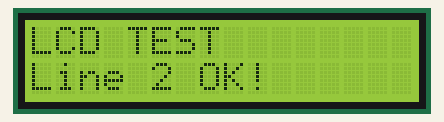
Simulated run of this sketch. Board: Arduino Uno, built with avr-gcc and run on an emulated ATmega328P. Parts: 16×2 character LCD. What the sketch prints to the serial monitor is not drawn.

Above: at 0.3 s.
At 2.3 s:
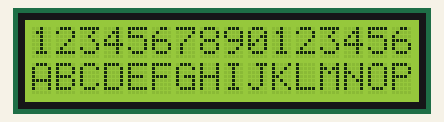
At 4.3 s:
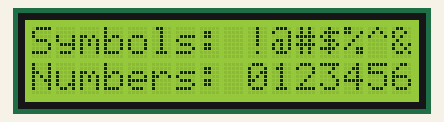
At 6.4 s:
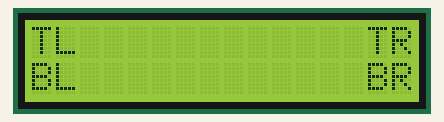
At 8.45 s:
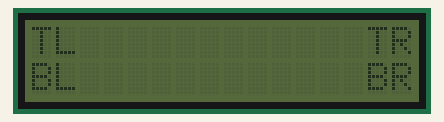
At 10.2 s:
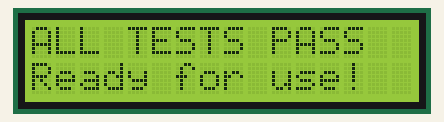

Measured:
- by itself, everything shown: repeats every 12.9 s, in 11 steps
- what the display in image 0 shows lasts 2.1 s, from 0.2 s to 2.3 s
- what the display in image 5 shows lasts 3.1 s, from 10.1 s to 13.2 s

The sketch:

test_display.ino
```cpp
/*
 * TEST: LCD I2C Display
 *
 * Purpose: Verify LCD wiring and I2C address
 */

#include <Wire.h>
#include <LiquidCrystal_I2C.h>

// ⚠️ TRY BOTH ADDRESSES: 0x27 or 0x3F
#define LCD_ADDRESS 0x27

LiquidCrystal_I2C lcd(LCD_ADDRESS, 16, 2);

void setup() {
  Serial.begin(9600);
  Serial.println("=== LCD I2C TEST ===");

  // Scan for I2C devices
  Serial.println("Scanning I2C bus...");
  Wire.begin();
  byte count = 0;

  for (byte i = 1; i < 127; i++) {
    Wire.beginTransmission(i);
    if (Wire.endTransmission() == 0) {
      Serial.print("Found device at 0x");
      if (i < 16) Serial.print("0");
      Serial.println(i, HEX);
      count++;
    }
  }

  if (count == 0) {
    Serial.println("ERROR: No I2C devices found!");
    Serial.println("Check wiring: SDA=A4, SCL=A5");
  } else {
    Serial.print("Found ");
    Serial.print(count);
    Serial.println(" device(s)");
  }
  Serial.println();

  Serial.println("Initializing LCD...");
  lcd.init();
  lcd.backlight();
  lcd.clear();

  Serial.println("If LCD is blank:");
  Serial.println("1. Try address 0x3F instead of 0x27");
  Serial.println("2. Adjust contrast pot on I2C module");
  Serial.println("3. Check I2C connections");
  Serial.println();
}

void loop() {
  // Test 1: Simple text
  lcd.clear();
  lcd.setCursor(0, 0);
  lcd.print("LCD TEST");
  lcd.setCursor(0, 1);
  lcd.print("Line 2 OK!");
  Serial.println("Display: Test 1 - Simple text");
  delay(2000);

  // Test 2: Full width
  lcd.clear();
  lcd.setCursor(0, 0);
  lcd.print("1234567890123456");
  lcd.setCursor(0, 1);
  lcd.print("ABCDEFGHIJKLMNOP");
  Serial.println("Display: Test 2 - Full width (16 chars)");
  delay(2000);

  // Test 3: Special characters
  lcd.clear();
  lcd.setCursor(0, 0);
  lcd.print("Symbols: !@#$%^&");
  lcd.setCursor(0, 1);
  lcd.print("Numbers: 0123456");
  Serial.println("Display: Test 3 - Special chars");
  delay(2000);

  // Test 4: Cursor positioning
  lcd.clear();
  lcd.setCursor(0, 0);
  lcd.print("TL");
  lcd.setCursor(14, 0);
  lcd.print("TR");
  lcd.setCursor(0, 1);
  lcd.print("BL");
  lcd.setCursor(14, 1);
  lcd.print("BR");
  Serial.println("Display: Test 4 - Corner positioning");
  delay(2000);

  // Test 5: Backlight control
  Serial.println("Display: Test 5 - Backlight blink");
  for (int i = 0; i < 3; i++) {
    lcd.noBacklight();
    delay(300);
    lcd.backlight();
    delay(300);
  }

  lcd.clear();
  lcd.setCursor(0, 0);
  lcd.print("ALL TESTS PASS");
  lcd.setCursor(0, 1);
  lcd.print("Ready for use!");
  Serial.println("=== ALL TESTS COMPLETE ===");
  Serial.println();
  delay(3000);
}
```
